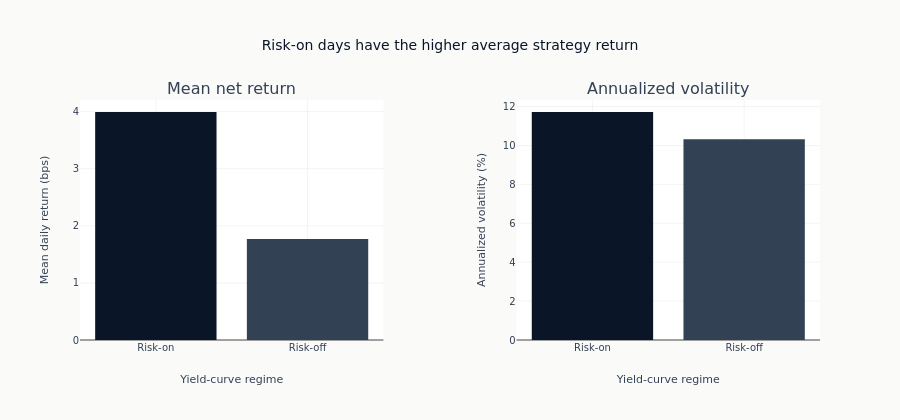

Notebook code for this chart:
### Code cell
higher_mean = regime_metrics.sort("mean_daily_return_bps", descending=True)["regime"][0]
fig = make_subplots(
    rows=1,
    cols=2,
    horizontal_spacing=0.18,
    subplot_titles=["Mean net return", "Annualized volatility"],
)
fig.add_trace(
    go.Bar(
        x=regime_metrics["regime"],
        y=regime_metrics["mean_daily_return_bps"],
        marker_color=[COLORS["blue"], COLORS["neutral"]],
        showlegend=False,
    ),
    row=1,
    col=1,
)
fig.add_trace(
    go.Bar(
        x=regime_metrics["regime"],
        y=regime_metrics["annualized_volatility_pct"],
        marker_color=[COLORS["blue"], COLORS["neutral"]],
        showlegend=False,
    ),
    row=1,
    col=2,
)
fig.update_layout(
    title=f"{higher_mean} days have the higher average strategy return",
    height=420,
)
fig.update_yaxes(title_text="Mean daily return (bps)", row=1, col=1)
fig.update_yaxes(title_text="Annualized volatility (%)", row=1, col=2)
fig.update_xaxes(title_text="Yield-curve regime", row=1, col=1)
fig.update_xaxes(title_text="Yield-curve regime", row=1, col=2)
fig.show()

### Figure 1 — Plotly figure (JSON) as saved in the notebook; plotly's stock layout.template omitted (floating-point values rounded to 4 significant figures)
{"data": [{"marker": {"color": ["#0a1628", "#334155"]}, "showlegend": false, "type": "bar", "x": ["Risk-on", "Risk-off"], "xaxis": "x", "y": [3.992, 1.77], "yaxis": "y"}, {"marker": {"color": ["#0a1628", "#334155"]}, "showlegend": false, "type": "bar", "x": ["Risk-on", "Risk-off"], "xaxis": "x2", "y": [11.73, 10.33], "yaxis": "y2"}], "layout": {"annotations": [{"font": {"size": 16}, "showarrow": false, "text": "Mean net return", "x": 0.205, "xanchor": "center", "xref": "paper", "y": 1.0, "yanchor": "bottom", "yref": "paper"}, {"font": {"size": 16}, "showarrow": false, "text": "Annualized volatility", "x": 0.795, "xanchor": "center", "xref": "paper", "y": 1.0, "yanchor": "bottom", "yref": "paper"}], "height": 420, "title": {"text": "Risk-on days have the higher average strategy return"}, "xaxis": {"anchor": "y", "domain": [0.0, 0.41], "title": {"text": "Yield-curve regime"}}, "xaxis2": {"anchor": "y2", "domain": [0.59, 1.0], "title": {"text": "Yield-curve regime"}}, "yaxis": {"anchor": "x", "domain": [0.0, 1.0], "title": {"text": "Mean daily return (bps)"}}, "yaxis2": {"anchor": "x2", "domain": [0.0, 1.0], "title": {"text": "Annualized volatility (%)"}}}}
